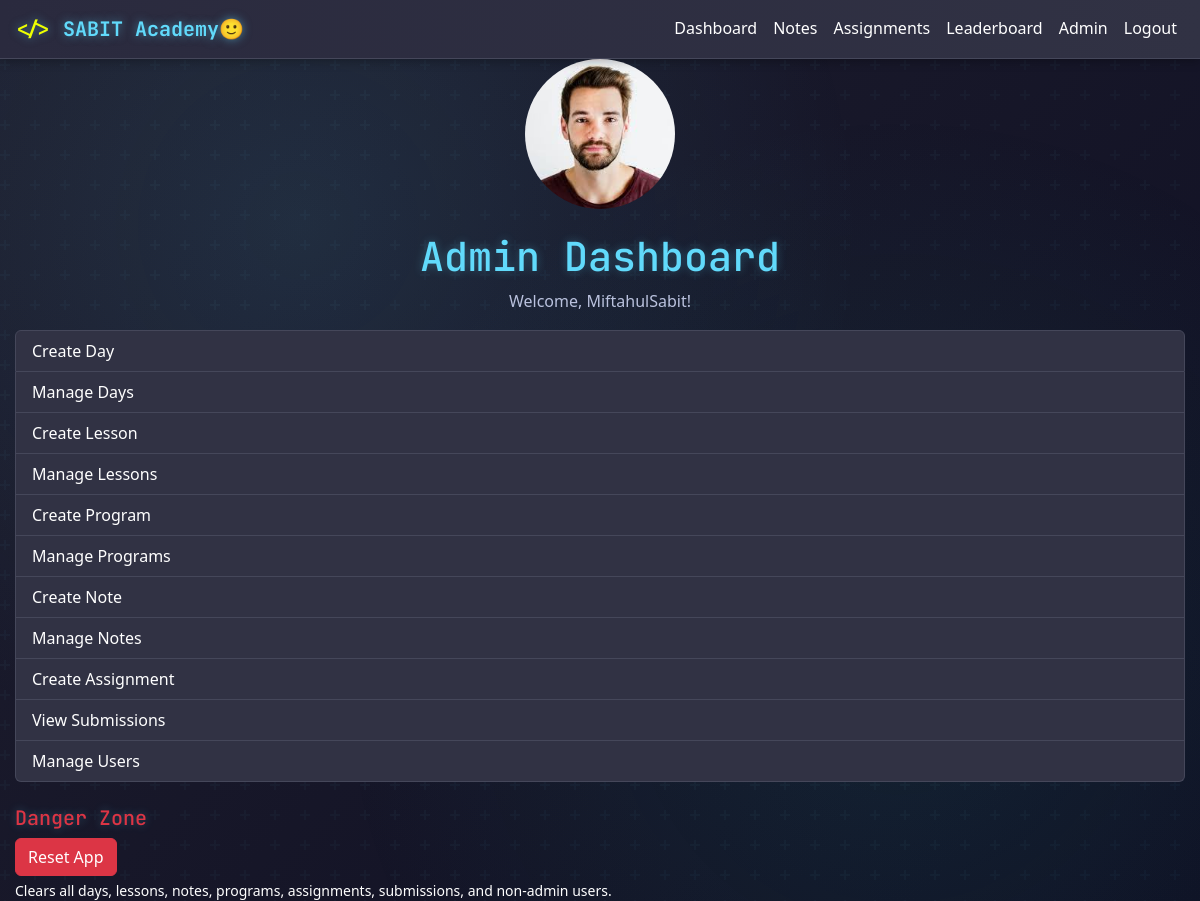
/admin/dashboard (signed in), run on an earlier commit of the app's database.
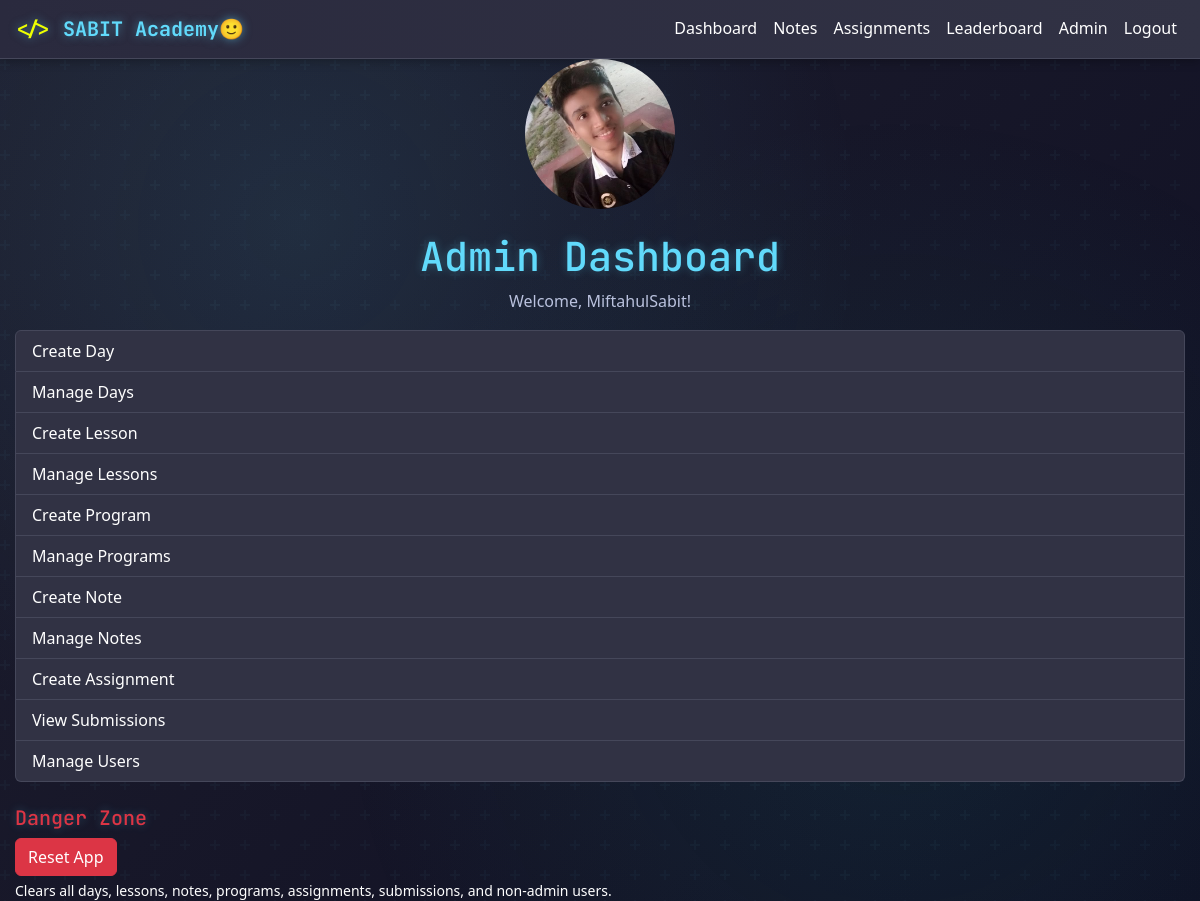
And on a later commit of the database.
### app/models.py (models this page shows, shortened)
class User(UserMixin, db.Model):
    id = db.Column(db.Integer, primary_key=True)
    username = db.Column(db.String(64), index=True, unique=True)
    email = db.Column(db.String(120), index=True, unique=True)
    password_hash = db.Column(db.String(512))
    role = db.Column(db.String(10), default='student')
    profile_pic = db.Column(db.String(255), nullable=True, default='default.jpg')
    total_score = db.Column(db.Integer, default=0)
    reset_token = db.Column(db.String(100), nullable=True)
    reset_token_expires = db.Column(db.DateTime, nullable=True)
    submissions = db.relationship('Submission', backref='author', lazy='dynamic')

### app/admin/routes.py (the view)
@bp.route('/dashboard')
@login_required
@admin_required
def dashboard():
    return render_template('admin/dashboard.html')

### app/admin/routes.py (called while the page is built)
def admin_required(f):
    @wraps(f)
    def decorated_function(*args, **kwargs):
        if not current_user.is_authenticated or current_user.role not in ['admin', 'teacher']:
            abort(403)
        return f(*args, **kwargs)
    return decorated_function

### app/models.py (called while the page is built)
@login.user_loader
def load_user(id):
    return User.query.get(int(id))

### app/templates/admin/dashboard.html (shortened to what this page needs)
{% extends "base.html" %}
{% block content %}
    <div class="text-center mb-4">
        <a href="{{ url_for('auth.change_profile_pic') }}" title="Change Profile Picture">
            {% if current_user.profile_pic %}
                <img src="{{ url_for('static', filename='uploads/' + current_user.profile_pic) }}" alt="Profile Picture" class="rounded-circle" style="width: 150px; height: 150px; object-fit: cover;" onerror="this.src='{{ url_for('static', filename='default_profile_pic.jpg') }}'">
            {% else %}
                <img src="{{ url_for('static', filename='default_profile_pic.jpg') }}" alt="Default Profile Picture" class="rounded-circle" style="width: 150px; height: 150px; object-fit: cover;">
            {% endif %}
        </a>
    </div>
    <h1 class="text-center">Admin Dashboard</h1>
    <p class="text-center">Welcome, {{ current_user.username }}!</p>
    <div class="list-group">
        <a href="{{ url_for('admin.create_day') }}" class="list-group-item list-group-item-action">Create Day</a>
        <a href="{{ url_for('admin.list_days') }}" class="list-group-item list-group-item-action">Manage Days</a>
        <a href="{{ url_for('admin.create_lesson') }}" class="list-group-item list-group-item-action">Create Lesson</a>
        <a href="{{ url_for('admin.list_lessons') }}" class="list-group-item list-group-item-action">Manage Lessons</a>
        <a href="{{ url_for('admin.create_program') }}" class="list-group-item list-group-item-action">Create Program</a>
        <a href="{{ url_for('admin.list_programs') }}" class="list-group-item list-group-item-action">Manage Programs</a>
        <a href="{{ url_for('admin.create_note') }}" class="list-group-item list-group-item-action">Create Note</a>
        <a href="{{ url_for('admin.list_notes') }}" class="list-group-item list-group-item-action">Manage Notes</a>
        <a href="{{ url_for('admin.create_assignment') }}" class="list-group-item list-group-item-action">Create Assignment</a>
        <a href="{{ url_for('admin.list_submissions') }}" class="list-group-item list-group-item-action">View Submissions</a>
        <a href="{{ url_for('admin.list_users') }}" class="list-group-item list-group-item-action">Manage Users</a>
    </div>
    <div class="mt-4">
        <h5 class="text-danger">Danger Zone</h5>
        <form method="post" action="{{ url_for('admin.reset_app') }}" onsubmit="return confirm('Are you sure you want to reset the app? This will delete all data except admin users. This action cannot be undone!')">
            <button type="submit" class="btn btn-danger">Reset App</button>
            <small class="text-muted d-block mt-1">Clears all days, lessons, notes, programs, assignments, submissions, and non-admin users.</small>
        </form>
    </div>
{% endblock %}

What changed in the data, as far as the page shows it:
changed User "MiftahulSabit": profile_pic: a different picture
